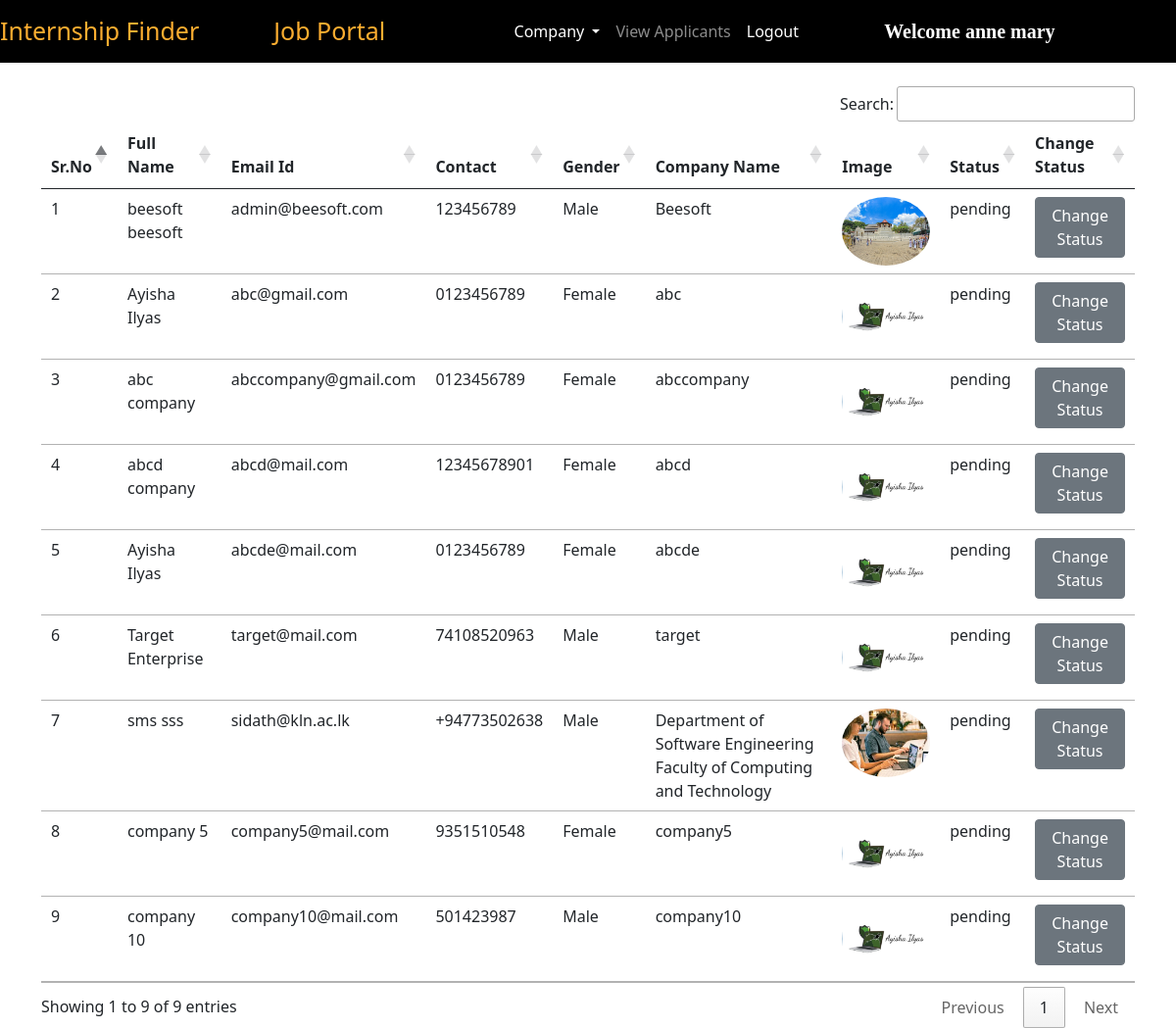
The page /pending_companies/ (signed in) on the database its author committed.
### intern/models.py (models this page shows, shortened)
class Company(models.Model):
    user = models.ForeignKey(User, on_delete=models.CASCADE)
    phone = models.CharField(max_length=10)
    image = models.ImageField(upload_to="")
    gender = models.CharField(max_length=10)
    type = models.CharField(max_length=15)
    status = models.CharField(max_length=20)
    company_name = models.CharField(max_length=100)

### intern/views.py (the view)
# urls.py: path("pending_companies/", views.pending_companies, name="pending_companies"),
def pending_companies(request):
    if not request.user.is_authenticated:
        return redirect("/admin_login")
    companies = Company.objects.filter(status="pending")
    return render(request, "pending_companies.html", {'companies':companies})

### intern/templates/pending_companies.html (shortened to what this page needs)
{% extends 'admin_navbar.html' %}
{% block body %}
<div class="container mt-4">
<table class="table table-hover" id="example">
    <thead>
        <tr>
            <th>Sr.No</th>
            <th>Full Name</th>
            <th>Email Id</th>
            <th>Contact</th>
            <th>Gender</th>
            <th>Company Name</th>
            <th>Image</th>
            <th>Status</th>
            <th>Change Status</th>
        </tr>
    </thead>
    <tbody>
        {% for company in companies %}
        <tr>
            <td>{{forloop.counter}}</td>
            <td>{{company.user.get_full_name}}</td>
            <td>{{company.user.email}}</td>
            <td>{{company.phone}}</td>
            <td>{{company.gender}}</td>
            <td>{{company.company_name}}</td>
            <td><img src="{{company.image.url}}" class="rounded-circle" width="90px" height="70px"></td>
            <td>{{company.status}}</td>
            <td><a href="/change_status/{{company.id}}/" class="btn btn-secondary">Change Status</a></td>
        </tr>
        {% endfor %}
    </tbody>
</table>
</div>
{% endblock %}

### intern/templates/admin_navbar.html (shortened to what this page needs)
<!doctype html>
<html lang="en">
<head>
  <link href="https://cdn.jsdelivr.net/npm/bootstrap@5.0.2/dist/css/bootstrap.min.css" rel="stylesheet"
>
  <link rel="stylesheet" href="https://cdn.datatables.net/1.10.25/css/jquery.dataTables.min.css">
  <link rel="stylesheet" href="https://cdn.datatables.net/buttons/1.7.1/css/buttons.dataTables.min.css">
</head>
<body>
  <nav class="navbar navbar-expand-lg navbar-dark">
      <a class="navbar-brand" href="/"><span class="head1">Internship Finder</span></a>
      <a class="navbar-brand" href="#"><span class="head1" style="margin-left: 60px;">Job Portal</span></a>
      <div class="container w-50">
      <div class="collapse navbar-collapse" id="navbarSupportedContent">
        <ul class="navbar-nav me-auto mb-2 mb-lg-0">
          <div class="collapse navbar-collapse" id="navbarNavDarkDropdown">
            <ul class="navbar-nav">
              <li class="nav-item dropdown">
                <a class="nav-link active dropdown-toggle" href="#" id="navbarDarkDropdownMenuLink" role="button" data-bs-toggle="dropdown" aria-expanded="false">
                  Company
                </a>
              </li>
            </ul>
          </div>
          <li class="nav-item">
            <a class="nav-link {% block view_applicants %} {% endblock %}" href="/view_applicants/">View Applicants</a>
          </li>
          <li class="nav-item">
            <a class="nav-link active" href="/logout/">Logout</a>
          </li>
        </ul>
        <a class="navbar-brand" style="font-weight: bold; font-family: 'Times New Roman', Times, serif;" href="#">Welcome {{request.user.get_full_name}}</a>
      </div>
      </div>
  </nav>
  {% block body %}
  {% endblock %}
</body>
</html>

### intern/templates/admin_navbar.html (style rules this page uses)
.navbar { background-color: #000; }
.head1 { color: #FBAD30; font-size: 25px; height: 50px; }

### rows shown on the page
Company: user.get_full_name "beesoft beesoft", user.email "admin@beesoft.com", phone "123456789", gender "Male", company_name "Beesoft", image (picture), status "pending"
Company: user.get_full_name "Ayisha Ilyas", user.email "abc@gmail.com", phone "0123456789", gender "Female", company_name "abc", image (picture), status "pending"
Company: user.get_full_name "abc company", user.email "abccompany@gmail.com", phone "0123456789", gender "Female", company_name "abccompany", image (picture), status "pending"
Company: user.get_full_name "abcd company", user.email "abcd@mail.com", phone "12345678901", gender "Female", company_name "abcd", image (picture), status "pending"
Company: user.get_full_name "Ayisha Ilyas", user.email "abcde@mail.com", phone "0123456789", gender "Female", company_name "abcde", image (picture), status "pending"
Company: user.get_full_name "Target Enterprise", user.email "target@mail.com", phone "74108520963", gender "Male", company_name "target", image (picture), status "pending"
Company: user.get_full_name "sms sss", user.email "sidath@kln.ac.lk", phone "+94773502638", gender "Male", company_name "Department of Software Engineering Faculty of Computing and Technology", image (picture), status "pending"
Company: user.get_full_name "company 5", user.email "company5@mail.com", phone "9351510548", gender "Female", company_name "company5", image (picture), status "pending"
Company: user.get_full_name "company 10", user.email "company10@mail.com", phone "501423987", gender "Male", company_name "company10", image (picture), status "pending"

### other values the page prints
{{ request.user.get_full_name }} "anne mary"
